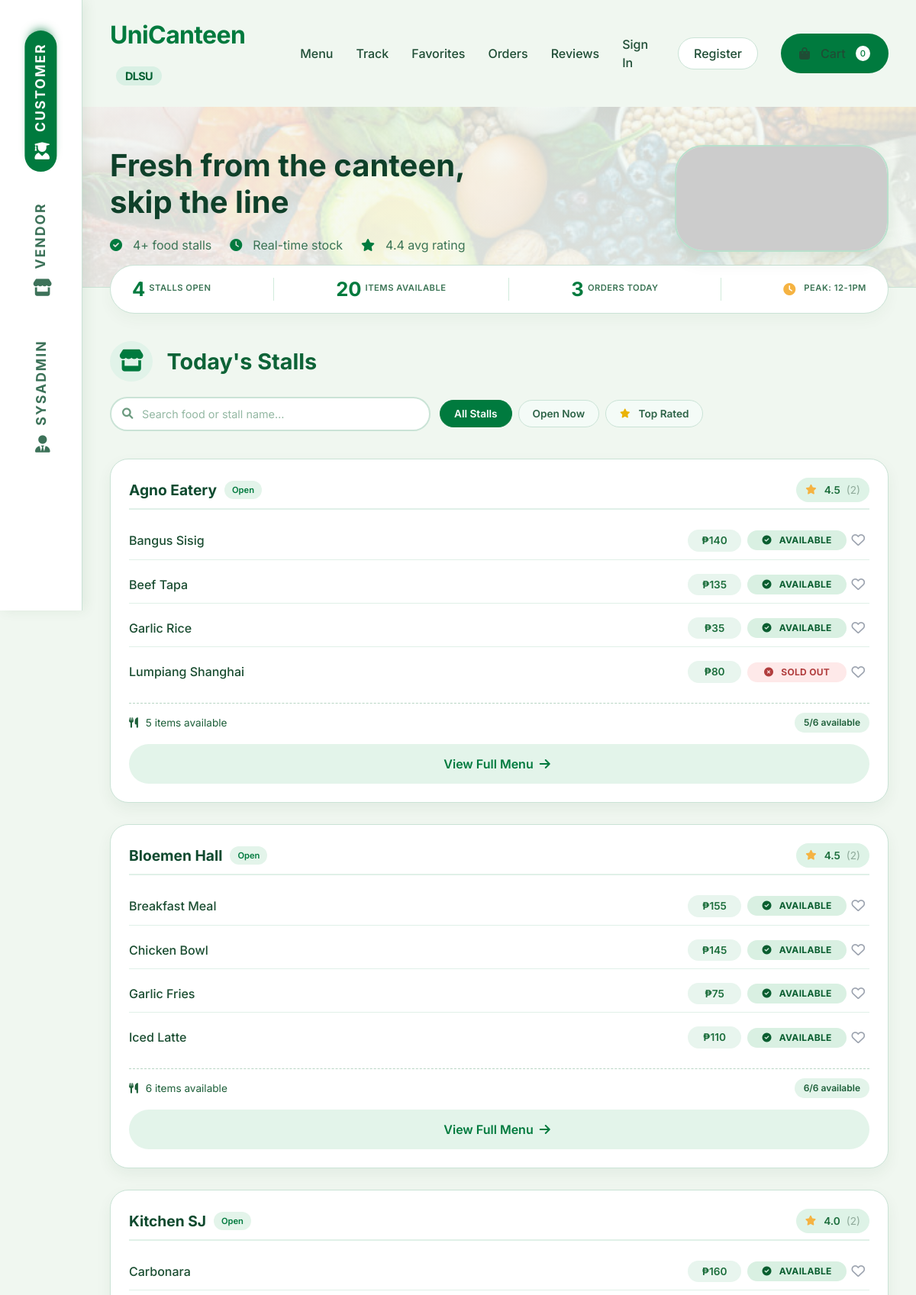
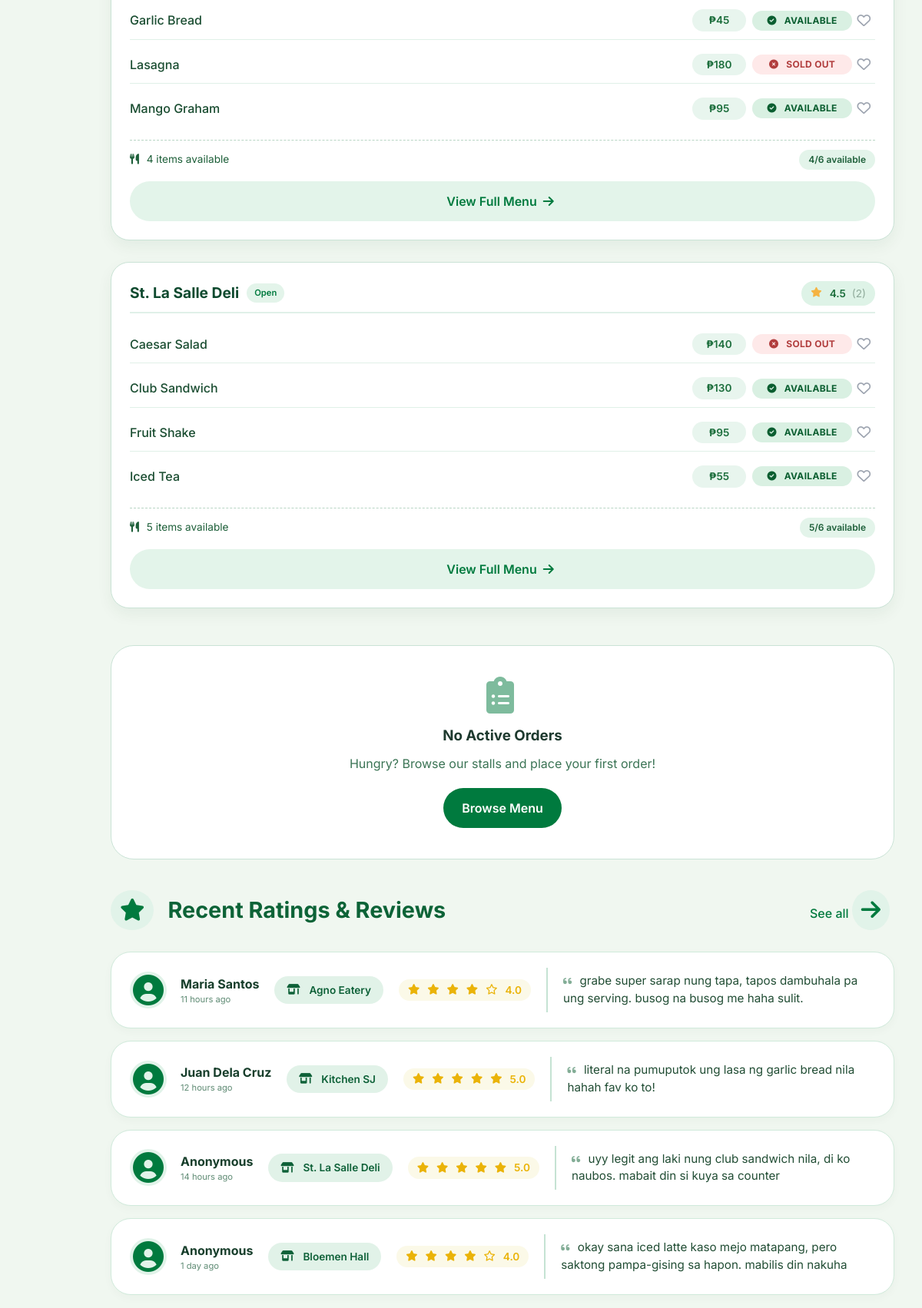
The page / (upper part) on the database its author committed (2 pictures, top to bottom).
### tables this page shows
CREATE TABLE Restaurants (
    ID INT PRIMARY KEY AUTO_INCREMENT,
    name VARCHAR(60) NOT NULL,
    address VARCHAR(100),
    description TEXT,
    logo_url VARCHAR(255),
    owner_ID INT,
    is_open BOOLEAN DEFAULT TRUE,
    created_at TIMESTAMP DEFAULT CURRENT_TIMESTAMP,
    FOREIGN KEY (owner_ID) REFERENCES Users(ID)
);

CREATE TABLE Items (
    ID INT PRIMARY KEY AUTO_INCREMENT,
    name VARCHAR(60) NOT NULL,
    description TEXT,
    price DECIMAL(10, 2) NOT NULL,
    image_url VARCHAR(255),
    isAvailable BOOLEAN DEFAULT TRUE,
    restaurant_ID INT,
    created_at TIMESTAMP DEFAULT CURRENT_TIMESTAMP,
    FOREIGN KEY (restaurant_ID) REFERENCES Restaurants(ID) ON DELETE CASCADE
);

CREATE TABLE Ratings (
    ID INT PRIMARY KEY AUTO_INCREMENT,
    restaurant_ID INT,
    order_ID INT UNIQUE,
    rating DECIMAL(3, 2) CHECK (rating BETWEEN 1.0 AND 5.0),
    review TEXT,
    is_anonymous BOOLEAN DEFAULT FALSE,
    timestamp TIMESTAMP DEFAULT CURRENT_TIMESTAMP,
    FOREIGN KEY (restaurant_ID) REFERENCES Restaurants(ID) ON DELETE CASCADE,
    FOREIGN KEY (order_ID) REFERENCES Orders(ID) ON DELETE CASCADE
);

CREATE TABLE Users (
    ID INT PRIMARY KEY AUTO_INCREMENT,
    email VARCHAR(60) UNIQUE NOT NULL,
    password VARCHAR(255) NOT NULL,
    full_name VARCHAR(100) NOT NULL,
    role ENUM('U', 'V', 'A') NOT NULL,
    created_at TIMESTAMP DEFAULT CURRENT_TIMESTAMP,
    is_active BOOLEAN DEFAULT TRUE,
    is_banned BOOLEAN DEFAULT FALSE,
    last_login TIMESTAMP NULL,
    login_attempts INT DEFAULT 0,
    locked_until TIMESTAMP NULL,
    security_question VARCHAR(255) NULL,
    security_answer VARCHAR(255) NULL
);

### frontend/customer.php (the view, shortened to what the rows shown need)
<?php
require_once __DIR__ . '/../config/config.php';
$db = Database::getInstance()->getConnection();
$restaurantsQuery = "SELECT
    r.*,
    COALESCE(AVG(rt.rating), 0) as avg_rating,
    COUNT(DISTINCT rt.ID) as rating_count,
    (SELECT COUNT(*) FROM Items WHERE restaurant_ID = r.ID AND isAvailable = TRUE) as available_items_count,
    (SELECT COUNT(*) FROM Items WHERE restaurant_ID = r.ID) as total_items_count
    FROM Restaurants r
    LEFT JOIN Ratings rt ON r.ID = rt.restaurant_ID
    GROUP BY r.ID
    ORDER BY r.is_open DESC, r.name";
$restaurantsResult = $db->query($restaurantsQuery);
$reviewsQuery = "SELECT
    rt.*,
    r.name as restaurant_name,
    u.full_name as reviewer_name
    FROM Ratings rt
    JOIN Restaurants r ON rt.restaurant_ID = r.ID
    LEFT JOIN Orders o ON rt.order_ID = o.ID
    LEFT JOIN Users u ON o.customer_ID = u.ID
    ORDER BY rt.timestamp DESC
    LIMIT 4";
$reviewsResult = $db->query($reviewsQuery);
$userFavorites = [];
?>
<!DOCTYPE html>
<html lang="en">
<head>
    <link rel="stylesheet" href="https://cdnjs.cloudflare.com/ajax/libs/font-awesome/6.0.0-beta3/css/all.min.css">
    <link rel="stylesheet" href="<?php echo url('assets/styles.css'); ?>">
</head>
<body>
    <div class="main-content">
        <section id="customer" class="page-section">
            <div class="hero-customer">
                <div class="wrapper">
                    <div
                        style="display: flex; justify-content: space-between; align-items: center; flex-wrap: wrap; gap: 20px;">
                        <div>
                            <h1>Fresh from the canteen,<br>skip the line</h1>
                        </div>
                    </div>
                </div>
            </div>
            <div class="wrapper">
                <div class="section-header" id="menu">
                    <h2>Today's Stalls</h2>
                </div>
                <div class="stall-grid" id="stallGrid">
                    <?php
                    $restaurantsResult->data_seek(0);
                    while ($restaurant = $restaurantsResult->fetch_assoc()):
                        $itemsQuery = "SELECT * FROM Items WHERE restaurant_ID = ? ORDER BY name LIMIT 4";
                        $stmt = $db->prepare($itemsQuery);
                        $stmt->bind_param("i", $restaurant['ID']);
                        $stmt->execute();
                        $itemsResult = $stmt->get_result();
                        $itemNames = [];
                        $itemsForAttr = $itemsResult->fetch_all(MYSQLI_ASSOC);
                        foreach ($itemsForAttr as $i) {
                            $itemNames[] = $i['name'];
                        }
                        ?>
                        <div class="stall-card <?php echo !$restaurant['is_open'] ? 'stall-card-closed' : ''; ?>"
                            data-stall-name="<?php echo htmlspecialchars(strtolower($restaurant['name'])); ?>"
                            data-items="<?php echo htmlspecialchars(strtolower(implode(' ', $itemNames))); ?>"
                            data-open="<?php echo $restaurant['is_open'] ? '1' : '0'; ?>"
                            data-rating="<?php echo $restaurant['avg_rating']; ?>">
                            <div class="stall-header">
                                <div style="display: flex; align-items: center; gap: 10px;">
                                    <span class="stall-name"><?php echo htmlspecialchars($restaurant['name']); ?></span>
                                    <span
                                        style="background: <?php echo $restaurant['is_open'] ? '#e3f4ea' : '#fee9e9'; ?>; padding: 4px 10px; border-radius: 40px; font-size: 0.7rem; font-weight: 600; color: <?php echo $restaurant['is_open'] ? '#007a3e' : '#b13e3e'; ?>;">
                                        <?php echo $restaurant['is_open'] ? 'Open' : 'Closed'; ?>
                                    </span>
                                </div>
                                <span class="rating">
                                    <i class="fas fa-star"></i> <?php echo number_format($restaurant['avg_rating'], 1); ?>
                                    <span
                                        style="color: #8faa9a; font-weight: 400; margin-left: 4px;">(<?php echo $restaurant['rating_count']; ?>)</span>
                                </span>
                            </div>
                            <div class="menu-grid">
                                <?php
                                foreach ($itemsForAttr as $item):
                                    $isAvailable = ($item['isAvailable'] == 1 || $item['isAvailable'] === '1' || $item['isAvailable'] === true);
                                    $isFav = in_array($item['ID'], $userFavorites);
                                    ?>
                                    <div class="menu-row" title="<?php echo htmlspecialchars($item['description'] ?? ''); ?>" style="position:relative; padding-right:30px;">
                                        <span class="item-name"><?php echo htmlspecialchars($item['name']); ?></span>
                                        <span class="price-tag">₱<?php echo number_format($item['price'], 0); ?></span>
                                        <?php if ($isAvailable): ?>
                                            <span class="avail-tag"><i class="fas fa-check-circle"></i> Available</span>
                                        <?php else: ?>
                                            <span class="avail-tag not-available"><i class="fas fa-times-circle"></i> Sold
                                                Out</span>
                                        <?php endif; ?>
                                        <button class="fav-btn" data-item-id="<?php echo $item['ID']; ?>"
                                                style="position:absolute; right:-5px; top:50%; transform:translateY(-50%); background:none; border:none; cursor:pointer; color: <?php echo $isFav ? '#dc2626' : '#9ca3af'; ?>; transition: color 0.2s; font-size:1.1rem; padding:5px;">
                                            <i class="<?php echo $isFav ? 'fas' : 'far'; ?> fa-heart"></i>
                                        </button>
                                    </div>
                                <?php endforeach; ?>
                            </div>
                            <div class="availability-summary">
                                <span><i class="fas fa-utensils"></i> <?php echo $restaurant['available_items_count']; ?>
                                    items available</span>
                                <span
                                    class="available-count"><?php echo $restaurant['available_items_count']; ?>/<?php echo $restaurant['total_items_count']; ?>
                                    available</span>
                            </div>
                            <?php if ($restaurant['is_open']): ?>
                                <a href="<?php echo url('index.php?page=restaurant&id=' . $restaurant['ID']); ?>" class="btn-secondary"
                                    style="width: 100%; margin-top: 15px; text-decoration: none;">
                                    View Full Menu <i class="fas fa-arrow-right"></i>
                                </a>
                            <?php endif; ?>
                        </div>
                    <?php endwhile; ?>
                </div>
                <div class="section-header" id="reviews">
                    <h2>Recent Ratings & Reviews</h2>
                </div>
                <div class="reviews-grid">
                    <?php
                    $reviewsResult->data_seek(0);
                    if ($reviewsResult->num_rows > 0):
                        while ($review = $reviewsResult->fetch_assoc()):
                            ?>
                            <div class="review-card">
                                <div class="reviewer-avatar">
                                    <i class="fas fa-user-circle" style="font-size: 2.5rem; color: #007a3e;"></i>
                                    <div>
                                        <span
                                            class="name"><?php echo htmlspecialchars($review['reviewer_name'] ?? 'Anonymous'); ?></span>
                                        <div style="font-size: 0.7rem; color: #5f8b74;">
                                            <?php echo getTimeAgo($review['timestamp']); ?>
                                        </div>
                                    </div>
                                </div>
                                <div class="stall-badge">
                                    <i class="fas fa-store-alt"></i> <?php echo htmlspecialchars($review['restaurant_name']); ?>
                                </div>
                                <div class="stars-container">
                                    <?php
                                    $rating = $review['rating'];
                                    for ($i = 1; $i <= 5; $i++):
                                        if ($i <= floor($rating)):
                                            ?>
                                            <i class="fas fa-star"></i>
                                        <?php elseif ($i - 0.5 <= $rating): ?>
                                            <i class="fas fa-star-half-alt"></i>
                                        <?php else: ?>
                                            <i class="far fa-star"></i>
                                        <?php endif; endfor; ?>
                                    <?php echo number_format($rating, 1); ?>
                                </div>
                                <div class="review-text">
                                    <i class="fas fa-quote-left"></i>
                                    <?php echo htmlspecialchars(html_entity_decode($review['review'], ENT_QUOTES, 'UTF-8')); ?>
                                </div>
                            </div>
                            <?php
                        endwhile;
                    endif; ?>
                </div>
            </div>
        </section>
    </div>
</body>
</html>

### rows shown on the page
restaurants: name "Agno Eatery", is_open "Open", avg_rating "4.5", rating_count "2", available_items_count "5", total_items_count "6"
items: name "Bangus Sisig", price "140", isAvailable 1 (drawn)
items: name "Beef Tapa", price "135", isAvailable 1 (drawn)
items: name "Garlic Rice", price "35", isAvailable 1 (drawn)
items: name "Lumpiang Shanghai", price "80", isAvailable 0 (drawn)
restaurants: name "Bloemen Hall", is_open "Open", avg_rating "4.5", rating_count "2", available_items_count "6", total_items_count "6"
items: name "Breakfast Meal", price "155", isAvailable 1 (drawn)
items: name "Chicken Bowl", price "145", isAvailable 1 (drawn)
items: name "Garlic Fries", price "75", isAvailable 1 (drawn)
items: name "Iced Latte", price "110", isAvailable 1 (drawn)
restaurants: name "Kitchen SJ", is_open "Open", avg_rating "4.0", rating_count "2", available_items_count "4", total_items_count "6"
items: name "Carbonara", price "160", isAvailable 1 (drawn)
items: name "Garlic Bread", price "45", isAvailable 1 (drawn)
items: name "Lasagna", price "180", isAvailable 0 (drawn)
items: name "Mango Graham", price "95", isAvailable 1 (drawn)
restaurants: name "St. La Salle Deli", is_open "Open", avg_rating "4.5", rating_count "2", available_items_count "5", total_items_count "6"
items: name "Caesar Salad", price "140", isAvailable 0 (drawn)
items: name "Club Sandwich", price "130", isAvailable 1 (drawn)
items: name "Fruit Shake", price "95", isAvailable 1 (drawn)
items: name "Iced Tea", price "55", isAvailable 1 (drawn)
ratings: users.full_name "Maria Santos", timestamp "11 hours ago", restaurant_ID.name "Agno Eatery", rating "4.0", review "grabe super sarap nung tapa, tapos dambuhala pa ung serving. busog na busog me haha sulit."
ratings: users.full_name "Juan Dela Cruz", timestamp "12 hours ago", restaurant_ID.name "Kitchen SJ", rating "5.0", review "literal na pumuputok ung lasa ng garlic bread nila hahah fav ko to!"
ratings: reviewer_name "Anonymous", timestamp "14 hours ago", restaurant_ID.name "St. La Salle Deli", rating "5.0", review "uyy legit ang laki nung club sandwich nila, di ko naubos. mabait din si kuya sa counter"
ratings: reviewer_name "Anonymous", timestamp "1 day ago", restaurant_ID.name "Bloemen Hall", rating "4.0", review "okay sana iced latte kaso mejo matapang, pero saktong pampa-gising sa hapon. mabilis din nakuha"

### other values the page prints
$cart_items_count "0"
$stats['open_stalls'] "4"
$ratingStats['avg_rating'] "4.4"
$stats['available_items'] "20"
$stats['today_orders'] "3"
